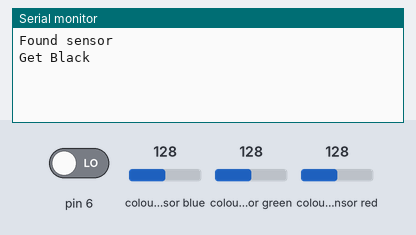
The sketch below on a simulated Arduino Uno, built with avr-gcc and run on an emulated ATmega328P. Shown: the last lines printed to the serial monitor. The inputs (shaded band) are chosen by the test bench; at power-on: pin 6 LOW, colour sensor blue 128, colour sensor green 128, colour sensor red 128.

Above: at 0.8 s.
0.9 s: pin 6 driven HIGH
At 1.5 s:
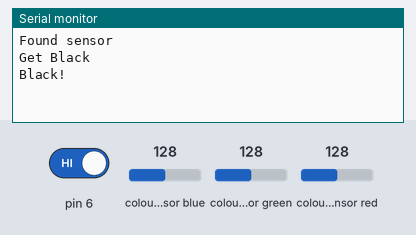
3.2 s: colour sensor blue set to 5
At 3.22 s:
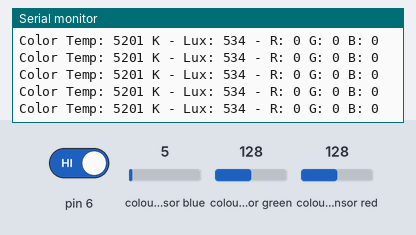
6.2 s: colour sensor green set to 5
At 6.24 s:
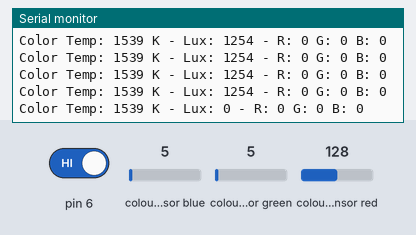
9.2 s: colour sensor red set to 5
At 9.2 s:
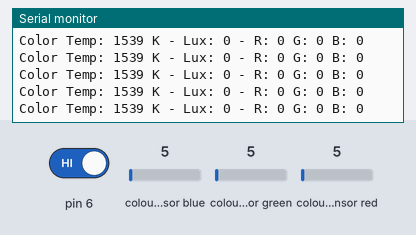
12.2 s: colour sensor blue set to 128
At 12.24 s:
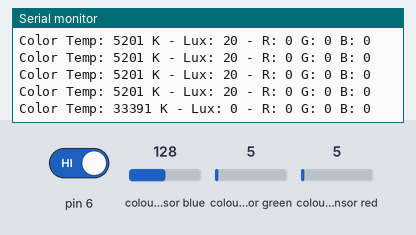
15.2 s: colour sensor green set to 128
At 15.28 s:
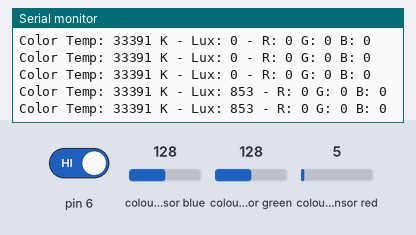
Timing chart, 0 to 18.2 s (numbered marks = the images above; inputs shaded):
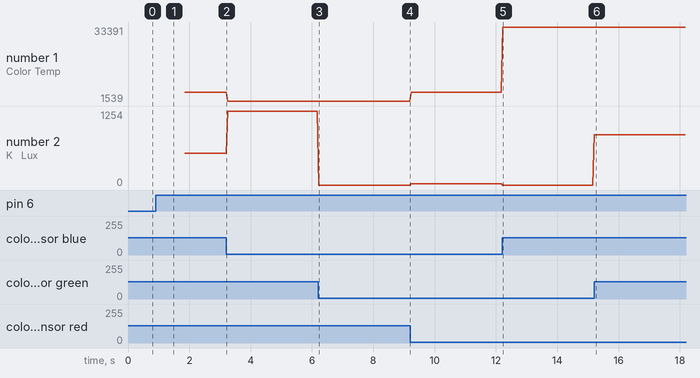

The sketch:

getRGB.ino
```cpp
#include <Wire.h>
#include "Adafruit_TCS34725.h"

/* Example code for the Adafruit TCS34725 breakout library */

/* Connect SCL    to analog 5
   Connect SDA    to analog 4
   Connect VDD    to 3.3V DC
   Connect GROUND to common ground */

/* Initialise with default values (int time = 2.4ms, gain = 1x) */
// Adafruit_TCS34725 tcs = Adafruit_TCS34725();

/* Initialise with specific int time and gain values */
Adafruit_TCS34725 tcs = Adafruit_TCS34725(TCS34725_INTEGRATIONTIME_614MS, TCS34725_GAIN_1X);

uint16_t blr, blg, blb, whr, whg, whb, rr, gg, bb;
void setup(void) {
  Serial.begin(9600);

  if (tcs.begin()) {
    Serial.println("Found sensor");
  } else {
    Serial.println("No TCS34725 found ... check your connections");
    while (1);
  }
  pinMode(6, INPUT);
  Serial.println("Get Black");
  uint16_t c;
  while(1) {
    if(digitalRead(6) == HIGH) {
      Serial.println("Black!");
      tcs.getRawData(&blr, &blg, &blb, &c);
      break;
    }
  }
  delay(800);
  Serial.println("Get White");
  while(1) {
    if(digitalRead(6) == HIGH) {
      Serial.println("White!");
      tcs.getRawData(&whr, &whg, &whb, &c);
      break;
    }
  }
  rr = whr - blr;
  gg = whg - blg;
  bb = whb - blb;
  // Now we're ready to get readings!
}

void loop(void) {
  uint16_t r, g, b, c, colorTemp, lux;

  tcs.getRawData(&r, &g, &b, &c);
  // colorTemp = tcs.calculateColorTemperature(r, g, b);
  colorTemp = tcs.calculateColorTemperature_dn40(r, g, b, c);
  lux = tcs.calculateLux(r, g, b);

  Serial.print("Color Temp: "); Serial.print(colorTemp, DEC); Serial.print(" K - ");
  Serial.print("Lux: "); Serial.print(lux, DEC); Serial.print(" - ");
  Serial.print("R: "); Serial.print(int((r - blr) * 1.0 / rr * 255), DEC); Serial.print(" ");
  Serial.print("G: "); Serial.print(int((g - blg) * 1.0 / gg * 255), DEC); Serial.print(" ");
  Serial.print("B: "); Serial.print(int((b - blb) * 1.0 / bb * 255), DEC); Serial.print(" ");
//  Serial.print("C: "); Serial.print(c, DEC); Serial.print(" ");
  Serial.println(" ");
}
```

Measured:
- after the input at 0.9 s, the serial monitor: prints a new line at once (image 1)
- after the input at 6.2 s, the serial monitor: prints a new line at once (image 3)
- after the input at 12.2 s, the serial monitor: prints a new line at once (image 5)
- after the input at 15.2 s, the serial monitor: prints a new line at once (image 6)
- plotted number 1: 5201 → 1539 after the input at 3.2 s, 1539 → 5201 after the input at 9.2 s, 5201 → 33391 after the input at 12.2 s
- plotted number 2: 534 → 1254 after the input at 3.2 s, 0 → 20 after the input at 9.2 s, 0 → 853 after the input at 15.2 s
